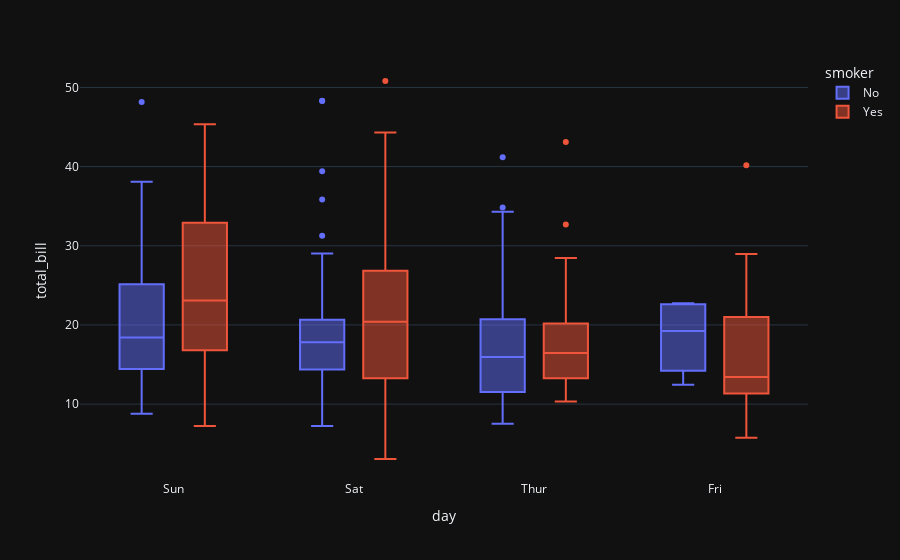

Source (notebook cell):
### Markdown cell above
# Visualization Examples

* [Plotly Examples](https://plotly.com/python/box-plots/)
* [Matplotlib Examples](https://matplotlib.org/stable/gallery/lines_bars_and_markers/csd_demo.html#sphx-glr-gallery-lines-bars-and-markers-csd-demo-py)
* [Seaborn Examples](https://seaborn.pydata.org/examples/different_scatter_variables.html)

### Code cell
import plotly.express as px

df = px.data.tips()

fig = px.box(df, x="day", y="total_bill", color="smoker")
fig.update_traces(quartilemethod="exclusive") # or "inclusive", or "linear" by default
fig.show()

### Figure 1 — Plotly figure (JSON) as saved in the notebook; plotly's stock layout.template omitted (floating-point values rounded to 4 significant figures; data arrays with more than 128 entries replaced by an {"elided": "..."} marker saying what was removed)
{"data": [{"alignmentgroup": "True", "hovertemplate": "smoker=No<br>day=%{x}<br>total_bill=%{y}<extra></extra>", "legendgroup": "No", "marker": {"color": "#636efa"}, "name": "No", "notched": false, "offsetgroup": "No", "orientation": "v", "showlegend": true, "x": {"elided": "151 str values"}, "x0": " ", "xaxis": "x", "y": {"elided": "151 float values"}, "y0": " ", "yaxis": "y", "type": "box", "quartilemethod": "exclusive"}, {"alignmentgroup": "True", "hovertemplate": "smoker=Yes<br>day=%{x}<br>total_bill=%{y}<extra></extra>", "legendgroup": "Yes", "marker": {"color": "#EF553B"}, "name": "Yes", "notched": false, "offsetgroup": "Yes", "orientation": "v", "showlegend": true, "x": ["Sat", "Sat", "Sat", "Sat", "Sat", "Sat", "Sat", "Sat", "Sat", "Sat", "Sat", "Thur", "Thur", "Fri", "Fri", "Fri", "Fri", "Fri", "Fri", "Fri", "Fri", "Fri", "Sat", "Sat", "Sat", "Sat", "Sat", "Sat", "Thur", "Sun", "Sat", "Sat", "Sat", "Sat", "Sun", "Sun", "Sun", "Sun", "Sun", "Sun", "Sun", "Sun", "Sun", "Sun", "Sun", "Sun", "Sun", "Sun", "Sun", "Sun", "Sun", "Sun", "Thur", "Thur", "Thur", "Thur", "Thur", "Thur", "Thur", "Thur", "Thur", "Thur", "Thur", "Thur", "Thur", "Thur", "Sat", "Sat", "Sat", "Sat", "Sat", "Sat", "Sat", "Sat", "Sat", "Sat", "Sat", "Sat", "Sat", "Fri", "Fri", "Fri", "Fri", "Fri", "Fri", "Sat", "Sat", "Sat", "Sat", "Sat", "Sat", "Sat", "Sat"], "x0": " ", "xaxis": "x", "y": [38.01, 11.24, 20.29, 13.81, 11.02, 18.29, 3.07, 15.01, 26.86, 25.28, 17.92, 19.44, 32.68, 28.97, 5.75, 16.32, 40.17, 27.28, 12.03, 21.01, 11.35, 15.38, 44.3, 22.42, 15.36, 20.49, 25.21, 14.31, 16.0, 17.51, 10.59, 10.63, 50.81, 15.81, 7.25, 31.85, 16.82, 32.9, 17.89, 14.48, 9.6, 34.63, 34.65, 23.33, 45.35, 23.17, 40.55, 20.9, 30.46, 18.15, 23.1, 15.69, 19.81, 28.44, 15.48, 16.58, 10.34, 43.11, 13.0, 13.51, 18.71, 12.74, 13.0, 16.4, 20.53, 16.47, 26.59, 38.73, 24.27, 12.76, 30.06, 25.89, 13.27, 28.17, 12.9, 28.15, 11.59, 7.74, 30.14, 12.16, 13.42, 8.58, 13.42, 16.27, 10.09, 22.12, 24.01, 15.69, 15.53, 12.6, 32.83, 27.18, 22.67], "y0": " ", "yaxis": "y", "type": "box", "quartilemethod": "exclusive"}], "layout": {"xaxis": {"anchor": "y", "domain": [0.0, 1.0], "title": {"text": "day"}}, "yaxis": {"anchor": "x", "domain": [0.0, 1.0], "title": {"text": "total_bill"}}, "legend": {"title": {"text": "smoker"}, "tracegroupgap": 0}, "margin": {"t": 60}, "boxmode": "group"}}
